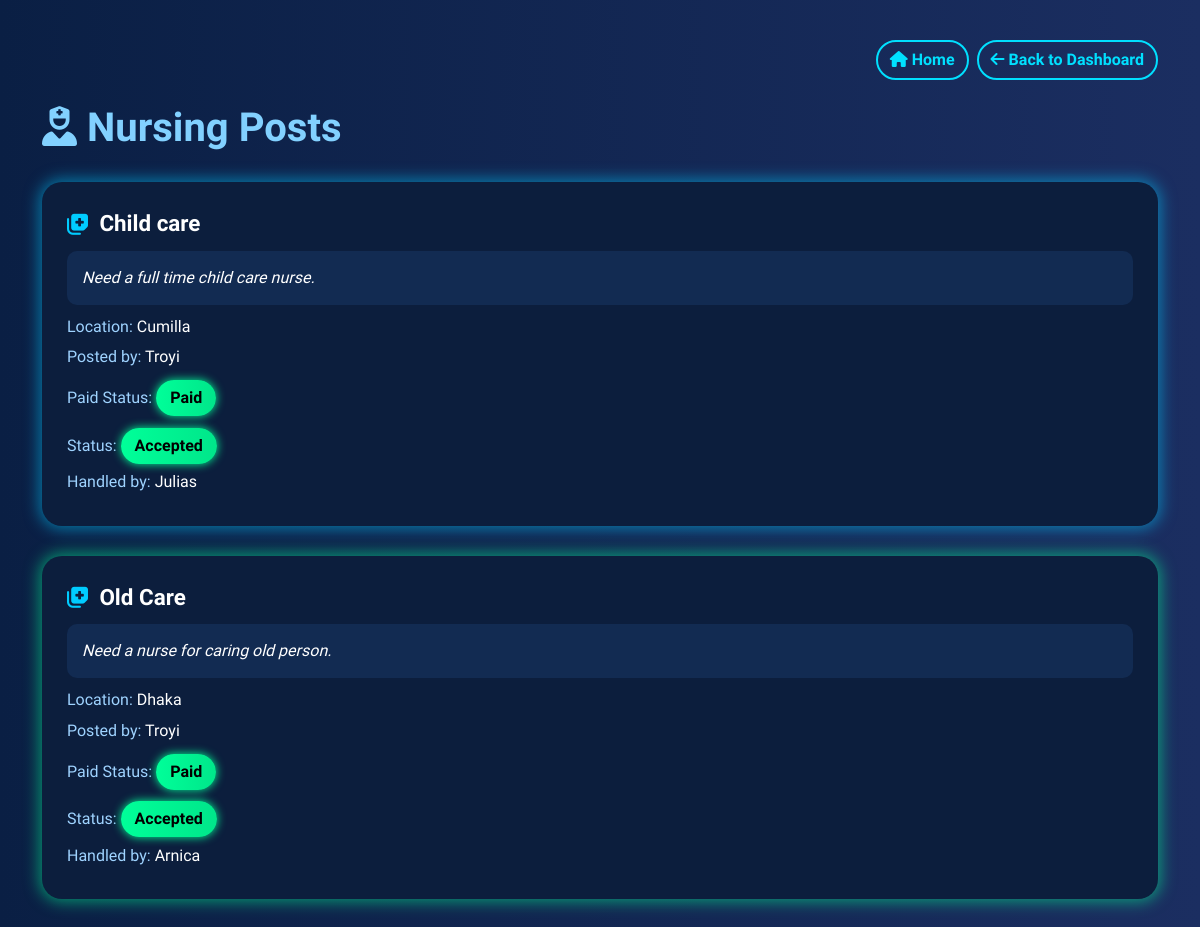
/user/provider_nursing_posts/ (signed in), run on the app's committed database.
### users/models.py (models this page shows, shortened)
class NursingService(models.Model):
    STATUS_CHOICES = (
        ('Pending', 'Pending'),
        ('Accepted', 'Accepted'),
        ('Rejected', 'Rejected'),
    )
    customer = models.ForeignKey(User, on_delete=models.CASCADE, related_name='nursing_requests')
    title = models.CharField(max_length=100)
    description = models.TextField()
    location = models.CharField(max_length=100)
    is_paid = models.BooleanField(default=False)
    created_at = models.DateTimeField(auto_now_add=True)
    accepted_by = models.ForeignKey(User, null=True, blank=True, on_delete=models.SET_NULL, related_name='accepted_nursing', limit_choices_to={'role': 'provider'})
    status = models.CharField(max_length=10, choices=STATUS_CHOICES, default='Pending')

class User(AbstractUser):
    ROLE_CHOICES = (
        ('customer', 'Customer'),
        ('provider', 'Provider'),
    )
    role = models.CharField(max_length=10, choices=ROLE_CHOICES)
    phone_number = models.CharField(max_length=15, blank=True, null=True)

### users/views.py (the view, shortened to what this page needs)
# urls.py: path('provider_nursing_posts/', views.provider_nursing_posts, name='provider_nursing_posts'),
@login_required
def provider_nursing_posts(request):
    posts = NursingService.objects.all()
    return render(request, 'provider_nursing_posts.html', {'posts': posts})

### templates/provider_nursing_posts.html (shortened to what this page needs)
<!DOCTYPE html>
<html lang="en">
<head>
    <link href="https://cdn.jsdelivr.net/npm/bootstrap@5.3.0/dist/css/bootstrap.min.css" rel="stylesheet">
    <link href="https://cdnjs.cloudflare.com/ajax/libs/font-awesome/6.4.0/css/all.min.css" rel="stylesheet">
</head>
<body>
<div class="container">
    <div class="d-flex justify-content-end mb-4">
        <a href="{% url 'home' %}" class="btn btn-outline-info me-2">
            <i class="fas fa-home"></i> Home
        </a>
        <a href="{% url 'provider_dashboard' %}" class="btn btn-outline-info">
            <i class="fas fa-arrow-left"></i> Back to Dashboard
        </a>
    </div>
    <h1><i class="fas fa-user-nurse"></i> Nursing Posts</h1>
    {% for post in posts %}
    <div class="glow-box {% if post.status == 'Accepted' %}glow-green{% else %}glow-blue{% endif %}">
        <div class="post-title">
            <i class="fas fa-notes-medical"></i> {{ post.title }}
        </div>
        <div class="post-content">
            <div class="desc-box">{{ post.description }}</div>
            <p><span class="label">Location:</span> {{ post.location }}</p>
            <p><span class="label">Posted by:</span> {{ post.customer.get_full_name|default:post.customer.username }}
</p>
            <p>
                <span class="label">Paid Status:</span>
                {% if post.is_paid %}
                    <span class="status-pill status-accepted">Paid</span>
                {% else %}
                    <span class="status-pill">Unpaid</span>
                {% endif %}
            </p>
            {% if post.status == 'Pending' %}
                <p><span class="label">Status:</span> <span class="status-pill">Pending</span></p>
                <form method="POST" class="mt-3">
                    {% csrf_token %}
                    <input type="hidden" name="post_id" value="{{ post.id }}">
                    <button type="submit" name="action" value="accept" class="btn btn-accept">
                        <i class="fas fa-check-circle"></i> Accept
                    </button>
                </form>
            {% else %}
                <p><span class="label">Status:</span> <span class="status-pill status-accepted">Accepted</span></p>
                <p><span class="label">Handled by:</span> {{ post.accepted_by.get_full_name|default:post.accepted_by.username }}</p>
            {% endif %}
        </div>
    </div>
    {% empty %}
    <div class="alert alert-light text-dark">No nursing posts available.</div>
    {% endfor %}
</div>
</body>
</html>

### templates/provider_nursing_posts.html (style rules this page uses)
body { background: linear-gradient(to right, #0a1f44, #1b2e61); font-family: 'Quicksand', sans-serif; color: white; padding: 40px 15px; }
h1 { font-weight: bold; margin-bottom: 30px; color: #82d1ff; }
.glow-box { background-color: #0c1e3d; border-radius: 20px; padding: 25px; margin-bottom: 30px; transition: transform 0.3s ease; }
.glow-blue { box-shadow: 0 0 15px 3px rgba(0, 204, 255, 0.5); }
.glow-green { box-shadow: 0 0 15px 3px rgba(0, 255, 150, 0.5); }
.post-title { font-size: 1.4rem; font-weight: 600; margin-bottom: 10px; display: flex; align-items: center; }
.post-title i { color: #00ccff; margin-right: 10px; }
.post-content p { margin-bottom: 0.4rem; }
.label { color: #9fd3ff; }
.desc-box { background-color: #122b52; padding: 15px; border-radius: 10px; font-style: italic; margin-bottom: 10px; }
.status-pill { display: inline-block; padding: 6px 14px; background: linear-gradient(to right, #00bfff, #00ffff); color: #000; border-radius: 20px; font-weight: bold; margin-top: 5px; box-shadow: 0 0 10px #00e0ff; }
.status-accepted { background: linear-gradient(to right, #00ff99, #00e68a); box-shadow: 0 0 10px #00ff99; }
.btn-outline-info { border-radius: 20px; font-weight: 600; border: 2px solid #00e0ff; color: #00e0ff; background-color: transparent; transition: all 0.3s ease; }

### data on the page
NursingService: title "Child care", description "Need a full time child care nurse.", location "Cumilla", customer.get_full_name "Troyi", is_paid "Paid", accepted_by.get_full_name "Julias"
NursingService: title "Old Care", description "Need a nurse for caring old person.", location "Dhaka", customer.get_full_name "Troyi", is_paid "Paid", accepted_by.get_full_name "Arnica"
